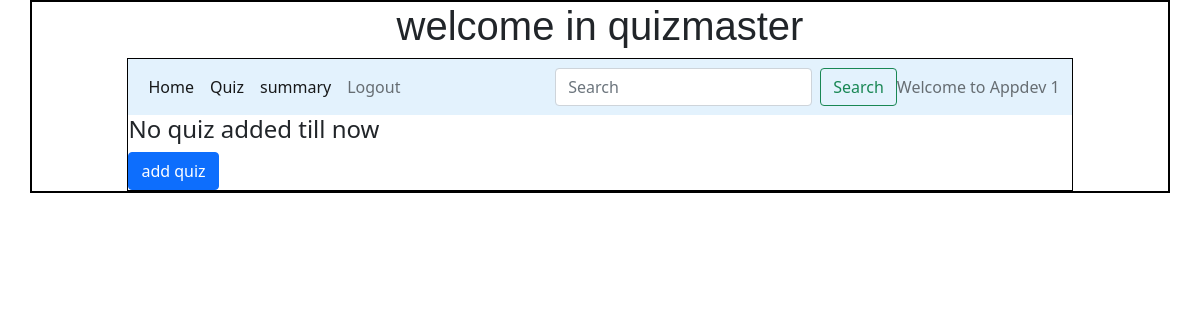
/quiz_management/Appdev 1, run on an earlier commit of the app's database.
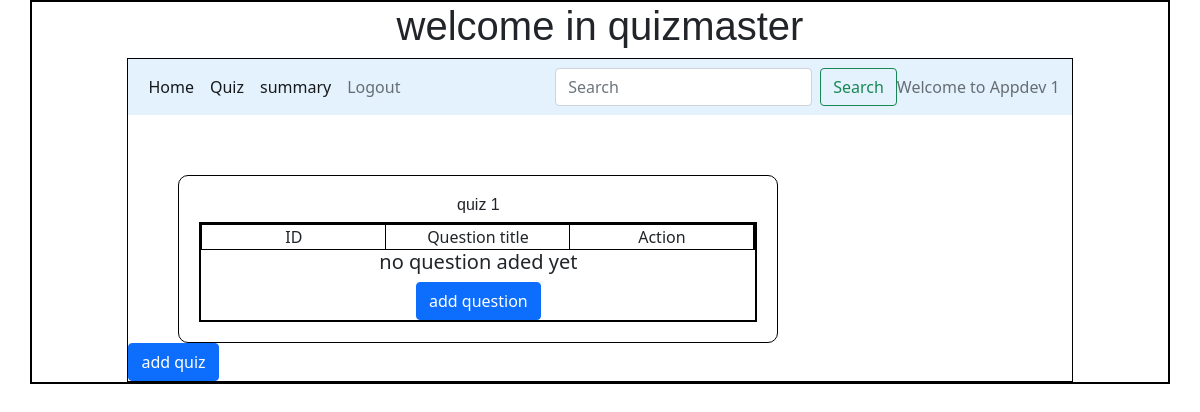
And on a later commit of the database.
### models/database.py (models this page shows)
class Quiz(db.Model):
    __tablename__="Quiz"
    id=db.Column(db.Integer, primary_key=True, autoincrement=True, unique=True)
    Chapter_id=db.Column(db.Integer, db.ForeignKey('Chapter.id'))
    score=db.Column(db.Integer, nullable=False)
    date=db.Column(db.DateTime, nullable=False)
    time_duration=db.Column(db.Float, nullable=False)
    remark=db.Column(db.String(100))
    Score=db.relationship('Score', backref="Quiz")
    Question=db.relationship('Question')

### controllers/main.py (the view)
@app.route("/quiz_management/<name>" ,methods=["GET","POST"])
def quiz_management(name):
    quizzes=Quiz.query.all()
    return render_template("quiz_management.html", name=name,quizzes=quizzes)

### templates/quiz_management.html
{%extends "admin_layout.html"%}
{%block content%}
{%if quizzes%}
{%for quiz in quizzes%}
<div class="small_form">
    <h4 class="center">quiz {{quiz.id}}</h4>
    <div class="container text-center">
      <div class="row">
        <div class="col">
          ID
        </div>
        <div class="col">
          Question title
        </div>
        <div class="col">
          Action
        </div>
      </div>
      {%if quizzes.Question%}
      {%for Q in quizzes.Question%}
      <div class="row">
        <div class="col">
          {{Q.id}}
        </div>
        <div class="col">
          {{Q.title}}
        </div>
        <div class="col">
          <a class="btn btn-primary" href="/quiz/{{Q.id}}/edit" role="button">edit</a><a class="btn btn-primary" href="/quiz/{{Q.id}}/delete" role="button">delete</a>
        </div>
      </div>
      {%endfor%}
      {%else%}
      <div>
        <h5>no question aded yet</h5>
      </div>
      {%endif%}
      <div>
        <a class="btn btn-primary" href="/new_question/{{quiz.id}}/{{name}}" role="button">add question</a>
      </div>
    </div>
</div>
{%endfor%}
{%else%}
<div>
  <h4>No quiz added till now</h4>
</div>
{%endif%}
<div>
  <a class="btn btn-primary" href="/new_quiz/{{name}}" role="button">add quiz</a>
</div>
{%endblock%}

What changed in the data, as far as the page shows it:
added Quiz: id "1"
Also different on the page:
text no longer shown: "No quiz added till now"
